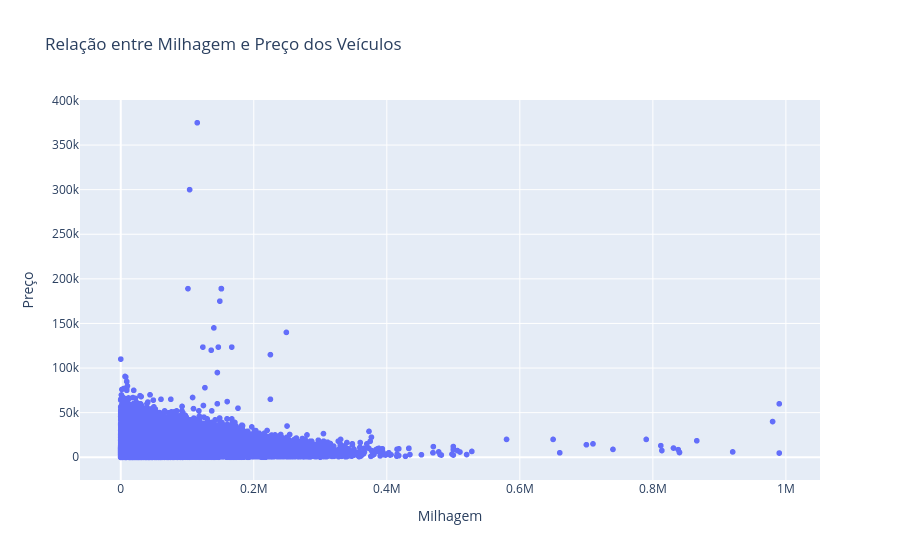

The notebook cell this image was saved under:
### Markdown cell above
5. Gráficos de dispersão

### Code cell
# Dispersão entre quilometragem e preço
fig_scatter = px.scatter(
    car_data,
    x='odometer',
    y='price',
    labels={'odometer': 'Milhagem', 'price': 'Preço'},
    title='Relação entre Milhagem e Preço dos Veículos',
)

fig_scatter.show()

### Figure 1 — Plotly figure (JSON) as saved in the notebook; plotly's stock layout.template omitted (floating-point values rounded to 4 significant figures; data arrays with more than 128 entries replaced by an {"elided": "..."} marker saying what was removed)
{"data": [{"hovertemplate": "Milhagem=%{x}<br>Preço=%{y}<extra></extra>", "legendgroup": "", "marker": {"color": "#636efa", "symbol": "circle"}, "mode": "markers", "name": "", "showlegend": false, "type": "scattergl", "x": {"elided": "51525 float values"}, "xaxis": "x", "y": {"elided": "51525 int values"}, "yaxis": "y"}], "layout": {"legend": {"tracegroupgap": 0}, "title": {"text": "Relação entre Milhagem e Preço dos Veículos"}, "xaxis": {"anchor": "y", "domain": [0, 1], "title": {"text": "Milhagem"}}, "yaxis": {"anchor": "x", "domain": [0, 1], "title": {"text": "Preço"}}}}
